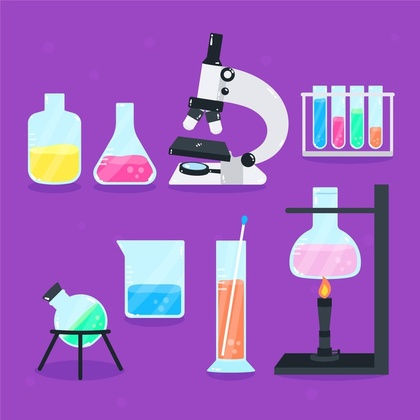
%> input picture chemis.jpg, 420 x 420 px, shrunk from 626 x 626 before the run
$ octave contraste.m   (GNU Octave 9; MATLAB toolbox functions it lacks are replaced by stand-ins)
%> lines starting %> are read from the running program, lines starting %| are printed output that depends on the picture
### color2gris.m
function [gris] = color2gris(color)
color=double(color);
[f,c,capas]=size(color);
    if capas==3
            for i=1:f
                for j=1:c
                    R=color(i,j,1);
                    G=color(i,j,2);
                    B=color(i,j,3);
                    gris(i,j)=0.299*R+0.587*G+0.114*B;
                end
            end
    else
        disp('la imagen ya está en escala de grises');
        gris=color;
     end
end

### contraste.m
r1=input('r1 =');
%> the answer given: 3
r2=input('r2 =');
%> the answer given: 3
s1=input('s1 =');
%> the answer given: 3
s2=input('s2 =');
%> the answer given: 3

%recta 1
m1=s1/r1;
b1=s1-m1*r1;
%recta 2
m2=(s1-s2)/(r1-r2);
b2=s2-m2*r2;

%recta 3
m3=(s2-255)/(r2-255);
b3=s2-m3*r2;

%Transformacion de gris a color
imagen=imread('chemis.jpg');
%> imagen is the input picture: size 420x420x3 uint8; mean R, G, B 157.2, 97.3, 192.4
gris=color2gris(imagen);
%> after the loop in color2gris, `for i=1:f`:
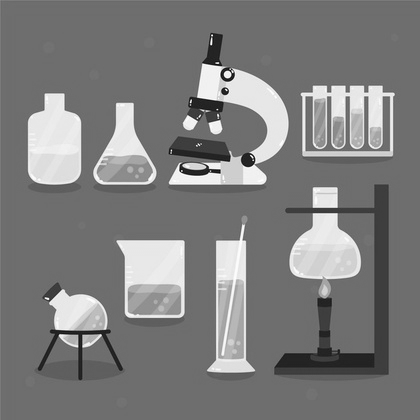
%> gris: size 420x420 double; min 8.83, max 255, mean 126.1
[a,b]=size(gris);
%> a = 420; b = 420
subplot(1,2,1),imshow(gris/255)

%Funcion de transformaci髇
icontraste=zeros(size(gris));
 for i=1:a
    for j=1:b
        pixel=gris(i,j);
        if pixel<=r1
            icontraste(i,j)=m1*pixel+b1;
        elseif pixel<=r2
            icontraste(i,j)=m2*pixel+b2;
        else
            icontraste(i,j)=m3*pixel+b3;
        end
    end
 end

 %Grafico
y=1:255;
x=1:255;
  for k=1:255
        if y(k)<=r1
            y(k)=m1*x(k)+b1;
        elseif y(k)<=r2
            y(k)=m2*x(k)+b2;
        else
            y(k)=m3*x(k)+b3;
        end
 end


subplot(1,2,2),imshow(uint8(icontraste)),figure


plot(x,y,'k'), xlabel('r'), ylabel('s'),axis([0 255 0 255])
%r valores en grises orginiales
%s valores de  grises nuevos
title('Contraste de una imagen')
legend('T(r)')
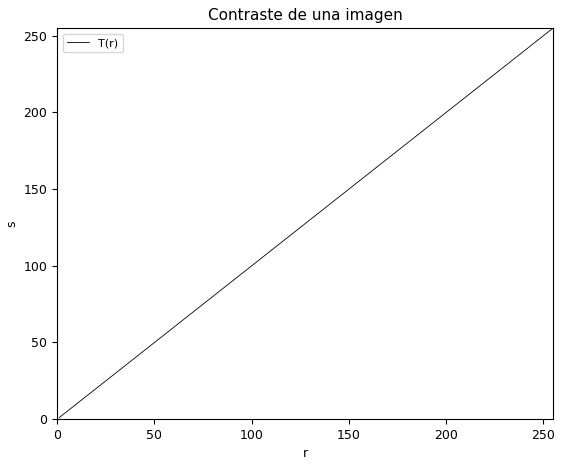
%> figure redrawn from the program's plot data; curve peaks at x = 255, y = 255
